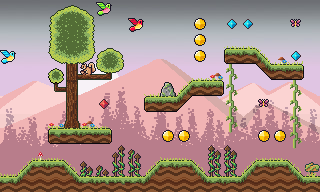

This is a level from a 2D game, rendered from its Tiled map with the project's own tilesets. A one-line summary and the map file follow, with tile-layer data summarised:
An orthogonal 20x12 tile map with 16x16 px tiles, 15 tile layers (background, floor, floor1, water, ...), 3 tilesets.

<map version="1.5" tiledversion="1.7.0" orientation="orthogonal" renderorder="right-down" width="20" height="12" tilewidth="16" tileheight="16" infinite="0" nextlayerid="16" nextobjectid="1">
 <tileset firstgid="1" name="background2" tilewidth="16" tileheight="16" tilecount="240" columns="20">
  <image source="background2.png" width="320" height="192" />
 </tileset>
 <tileset firstgid="241" name="forest4_tileset_sale" tilewidth="16" tileheight="16" tilecount="483" columns="23">
  <image source="forest4_tileset_sale.png" width="368" height="336" />
 </tileset>
 <tileset firstgid="724" name="background1" tilewidth="16" tileheight="16" tilecount="240" columns="20">
  <image source="background1.png" width="320" height="192" />
 </tileset>
 <layer id="1" name="background" width="20" height="12">
  <data>[240 cells, 240 non-empty, 240 distinct tile ids]</data>
 </layer>
 <layer id="2" name="floor" width="20" height="12">
  <data>[240 cells, 39 non-empty, 13 distinct tile ids]</data>
 </layer>
 <layer id="3" name="floor1" width="20" height="12">
  <data>[240 cells, 0 non-empty, 0 distinct tile ids]</data>
 </layer>
 <layer id="4" name="water" width="20" height="12">
  <data>[240 cells, 0 non-empty, 0 distinct tile ids]</data>
 </layer>
 <layer id="6" name="bridge" width="20" height="12">
  <data>[240 cells, 0 non-empty, 0 distinct tile ids]</data>
 </layer>
 <layer id="12" name="plataforms" width="20" height="12">
  <data>[240 cells, 27 non-empty, 17 distinct tile ids]</data>
 </layer>
 <layer id="5" name="waterfall" width="20" height="12">
  <data>[240 cells, 0 non-empty, 0 distinct tile ids]</data>
 </layer>
 <layer id="14" name="nature2" width="20" height="12">
  <data>[240 cells, 24 non-empty, 24 distinct tile ids]</data>
 </layer>
 <layer id="13" name="nature1" width="20" height="12">
  <data>[240 cells, 1 non-empty, 1 distinct tile ids]</data>
 </layer>
 <layer id="7" name="nature" width="20" height="12">
  <data>[240 cells, 0 non-empty, 0 distinct tile ids]</data>
 </layer>
 <layer id="8" name="flowers" width="20" height="12">
  <data>[240 cells, 5 non-empty, 4 distinct tile ids]</data>
 </layer>
 <layer id="9" name="dangers" width="20" height="12">
  <data>[240 cells, 10 non-empty, 4 distinct tile ids]</data>
 </layer>
 <layer id="15" name="lianas" width="20" height="12">
  <data>[240 cells, 10 non-empty, 2 distinct tile ids]</data>
 </layer>
 <layer id="10" name="items" width="20" height="12">
  <data>[240 cells, 12 non-empty, 4 distinct tile ids]</data>
 </layer>
 <layer id="11" name="animals" width="20" height="12">
  <data>[240 cells, 7 non-empty, 6 distinct tile ids]</data>
 </layer>
</map>
